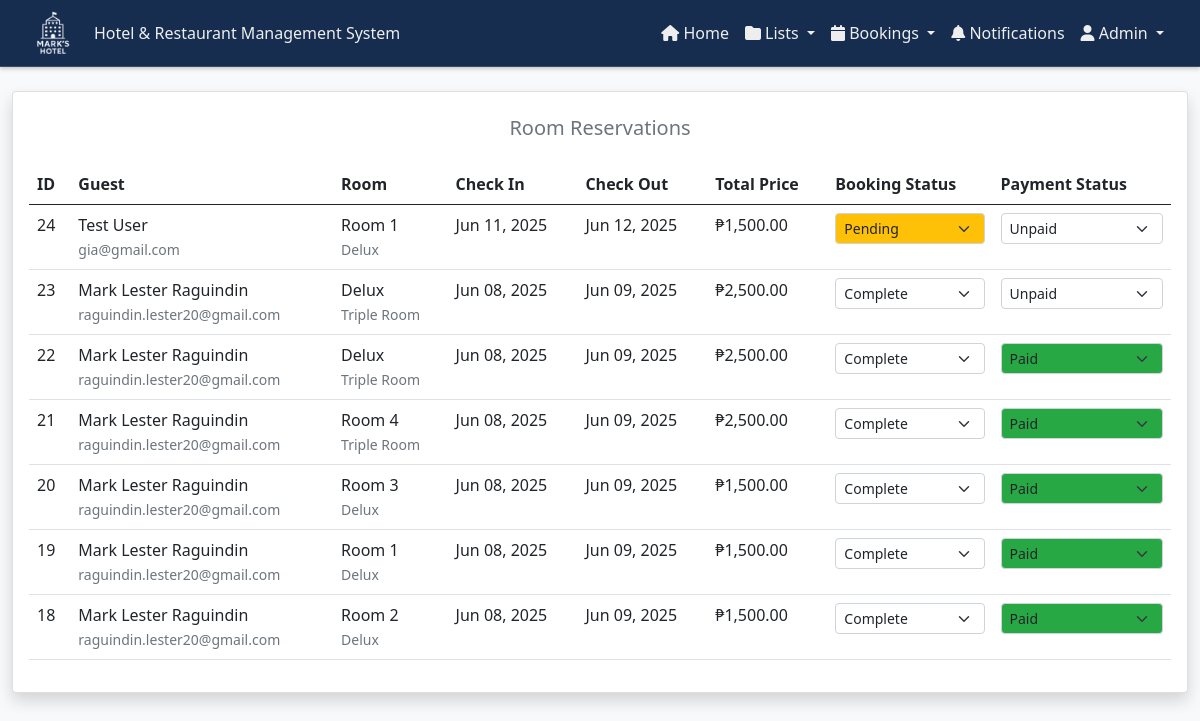
Page /admin/room_reservations.php (signed in) on the committed database.
### tables this page shows
CREATE TABLE `bookings` (
  `booking_id` int(11) NOT NULL,
  `user_id` int(11) NOT NULL,
  `room_id` int(11) NOT NULL,
  `check_in_date` date NOT NULL,
  `check_out_date` date NOT NULL,
  `total_price` decimal(10,2) NOT NULL,
  `status` enum('pending','confirmed','cancelled','completed') DEFAULT 'pending',
  `payment_status` enum('unpaid','partially_paid','paid') DEFAULT 'unpaid',
  `special_requests` text DEFAULT NULL,
  `is_read` tinyint(1) DEFAULT 0,
  `created_at` timestamp NOT NULL DEFAULT current_timestamp(),
  `updated_at` timestamp NOT NULL DEFAULT current_timestamp() ON UPDATE current_timestamp()
);

CREATE TABLE `users` (
  `user_id` int(11) NOT NULL,
  `name` varchar(255) NOT NULL,
  `address` varchar(50) NOT NULL,
  `email` varchar(50) NOT NULL,
  `password` varchar(50) NOT NULL,
  `role` varchar(20) DEFAULT NULL,
  `phone` tinytext DEFAULT NULL
);

CREATE TABLE `rooms` (
  `id` int(11) NOT NULL,
  `title` varchar(255) NOT NULL,
  `room_type_id` int(11) NOT NULL,
  `images` varchar(255) DEFAULT NULL,
  `price` varchar(250) DEFAULT NULL,
  `includes` varchar(250) DEFAULT NULL
);

CREATE TABLE `room_type` (
  `id` int(11) NOT NULL,
  `title` varchar(255) NOT NULL,
  `detail` varchar(255) NOT NULL
);

### controllers/roomReservationsController.php (called while the page is built, shortened)
<?php
function getReservations($con) {
    $query = "SELECT
        b.booking_id,
        b.check_in_date,
        b.check_out_date,
        b.total_price,
        b.status as booking_status,
        b.payment_status,
        b.special_requests,
        b.created_at,
        u.name as guest_name,
        u.email as guest_email,
        r.title as room_title,
        rt.title as room_type
    FROM bookings b
    LEFT JOIN users u ON b.user_id = u.user_id
    LEFT JOIN rooms r ON b.room_id = r.id
    LEFT JOIN room_type rt ON r.room_type_id = rt.id
    ORDER BY b.created_at DESC";
    return mysqli_query($con, $query);
}
?>

### admin/room_reservations.php (the view, shortened to what this page needs)
<?php
require_once '../components/config.php';
require_once '../controllers/roomReservationsController.php';
function getPaymentStatusColor($status) {
    switch ($status) {
        case 'paid':
            return '#28a745';
        default:
            return '#ffffff';
    }
}
function getStatusColor($status) {
    switch ($status) {
        case 'pending':
            return '#ffc107';
        default:
            return '#ffffff';
    }
}
$reservations = getReservations($con);
?>
<!DOCTYPE html>
<html lang="en">
<head>
<link href="https://cdn.jsdelivr.net/npm/bootstrap@5.0.2/dist/css/bootstrap.min.css" rel="stylesheet">
    <link rel="stylesheet" href="https://cdnjs.cloudflare.com/ajax/libs/font-awesome/6.0.0-beta3/css/all.min.css" />
    <link rel="stylesheet" href="../css/customAdminHeader.css">
    <link rel="stylesheet" href="https://cdnjs.cloudflare.com/ajax/libs/font-awesome/6.7.2/css/all.min.css">
    <link rel="stylesheet" href="https://cdn.datatables.net/1.11.5/css/dataTables.bootstrap5.min.css">
    <link rel="stylesheet" href="../css/notifications.css">
    <link rel="stylesheet" href="../css/darkTheme.css">
</head>
<body>
    <?php include '../components/header_admin.php'; ?>
    <div class="container-fluid py-4">
        <div class="row">
            <div class="col-12">
                <div class="card shadow">
                    <h5 class="text-center mt-4 text-muted">Room Reservations</h5>
                    <div class="card-body">
                        <div class="table-responsive">
                            <table id="reservationsTable" class="table table-white">
                                <thead>
                                    <tr>
                                        <th>ID</th>
                                        <th>Guest</th>
                                        <th>Room</th>
                                        <th>Check In</th>
                                        <th>Check Out</th>
                                        <th>Total Price</th>
                                        <th>Booking Status</th>
                                        <th>Payment Status</th>
                                    </tr>
                                </thead>
                                <tbody>
                                    <?php while($row = mysqli_fetch_assoc($reservations)): ?>
                                        <tr>
                                            <td><?php echo $row['booking_id']; ?></td>
                                            <td>
                                                <?php echo $row['guest_name']; ?><br>
                                                <small class="text-muted"><?php echo $row['guest_email']; ?></small>
                                            </td>
                                            <td>
                                                <?php echo $row['room_title']; ?><br>
                                                <small class="text-muted"><?php echo $row['room_type']; ?></small>
                                            </td>
                                            <td><?php echo date('M d, Y', strtotime($row['check_in_date'])); ?></td>
                                            <td><?php echo date('M d, Y', strtotime($row['check_out_date'])); ?></td>
                                            <td>₱<?php echo number_format($row['total_price'], 2); ?></td>
                                            <td>
                                                <form method="POST">
                                                    <select name="new_status" class="form-select form-select-sm status-select"
                                                            onchange="this.form.submit()"
                                                            style="background-color: <?php echo getStatusColor($row['booking_status']); ?>">
                                                        <option value="pending" <?php echo $row['booking_status'] == 'pending' ? 'selected' : ''; ?>>Pending</option>
                                                        <option value="completed" <?php echo $row['booking_status'] == 'completed' ? 'selected' : ''; ?>>Complete</option>
                                                    </select>
                                                </form>
                                            </td>
                                            <td>
                                                <form method="POST">
                                                    <select name="new_status" class="form-select form-select-sm status-select"
                                                            onchange="this.form.submit()"
                                                            style="background-color: <?php echo getPaymentStatusColor($row['payment_status']); ?>">
                                                        <option value="unpaid" <?php echo $row['payment_status'] == 'unpaid' ? 'selected' : ''; ?>>Unpaid</option>
                                                        <option value="paid" <?php echo $row['payment_status'] == 'paid' ? 'selected' : ''; ?>>Paid</option>
                                                    </select>
                                                </form>
                                            </td>
                                        </tr>
                                    <?php endwhile; ?>
                                </tbody>
                            </table>
                        </div>
                    </div>
                </div>
            </div>
        </div>
    </div>
</body>
</html>

### css/darkTheme.css (style rules this page uses)
:root { --light-bg: #f8f9fa; --light-text: #212529; --light-card-bg: #ffffff; --light-border: #dee2e6; --light-input-bg: #ffffff; --dark-bg: #121212; --dark-text: #e9ecef; --dark-card-bg: #1e1e1e; --dark-border: #333333; --dark-input-bg: #2d2d2d; }
body { background-color: var(--light-bg); color: var(--light-text); transition: background-color 0.3s, color 0.3s; }

### rows in the picture
bookings: booking_id "24", user.name "Test User", user.email "gia@gmail.com", room.title "Room 1", room_type.title "Delux", check_in_date "Jun 11, 2025", check_out_date "Jun 12, 2025", total_price "1,500.00", new_status "Pending", new_status "Unpaid"
bookings: booking_id "23", user.name "Mark Lester Raguindin", user.email "raguindin.lester20@gmail.com", room.title "Delux", room_type.title "Triple Room", check_in_date "Jun 08, 2025", check_out_date "Jun 09, 2025", total_price "2,500.00", new_status "Complete", new_status "Unpaid"
bookings: booking_id "22", user.name "Mark Lester Raguindin", user.email "raguindin.lester20@gmail.com", room.title "Delux", room_type.title "Triple Room", check_in_date "Jun 08, 2025", check_out_date "Jun 09, 2025", total_price "2,500.00", new_status "Complete", new_status "Paid"
bookings: booking_id "21", user.name "Mark Lester Raguindin", user.email "raguindin.lester20@gmail.com", room.title "Room 4", room_type.title "Triple Room", check_in_date "Jun 08, 2025", check_out_date "Jun 09, 2025", total_price "2,500.00", new_status "Complete", new_status "Paid"
bookings: booking_id "20", user.name "Mark Lester Raguindin", user.email "raguindin.lester20@gmail.com", room.title "Room 3", room_type.title "Delux", check_in_date "Jun 08, 2025", check_out_date "Jun 09, 2025", total_price "1,500.00", new_status "Complete", new_status "Paid"
bookings: booking_id "19", user.name "Mark Lester Raguindin", user.email "raguindin.lester20@gmail.com", room.title "Room 1", room_type.title "Delux", check_in_date "Jun 08, 2025", check_out_date "Jun 09, 2025", total_price "1,500.00", new_status "Complete", new_status "Paid"
bookings: booking_id "18", user.name "Mark Lester Raguindin", user.email "raguindin.lester20@gmail.com", room.title "Room 2", room_type.title "Delux", check_in_date "Jun 08, 2025", check_out_date "Jun 09, 2025", total_price "1,500.00", new_status "Complete", new_status "Paid"

### other values in the picture
$_SESSION['name'] "Admin"
